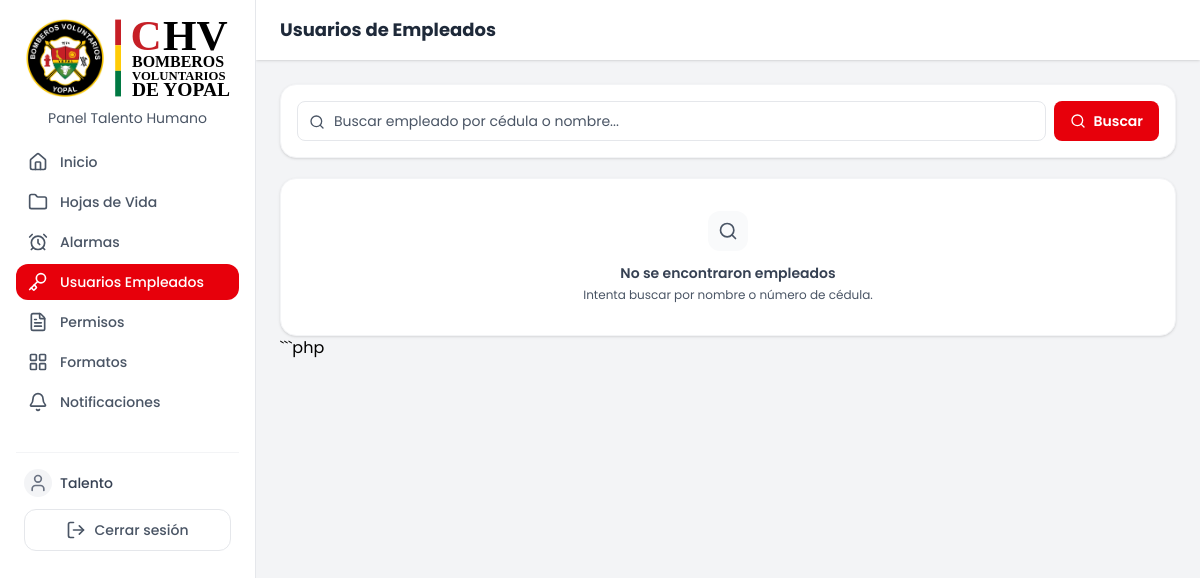
Before: /public/usuarios_empleados.php (signed in) with the older database file.
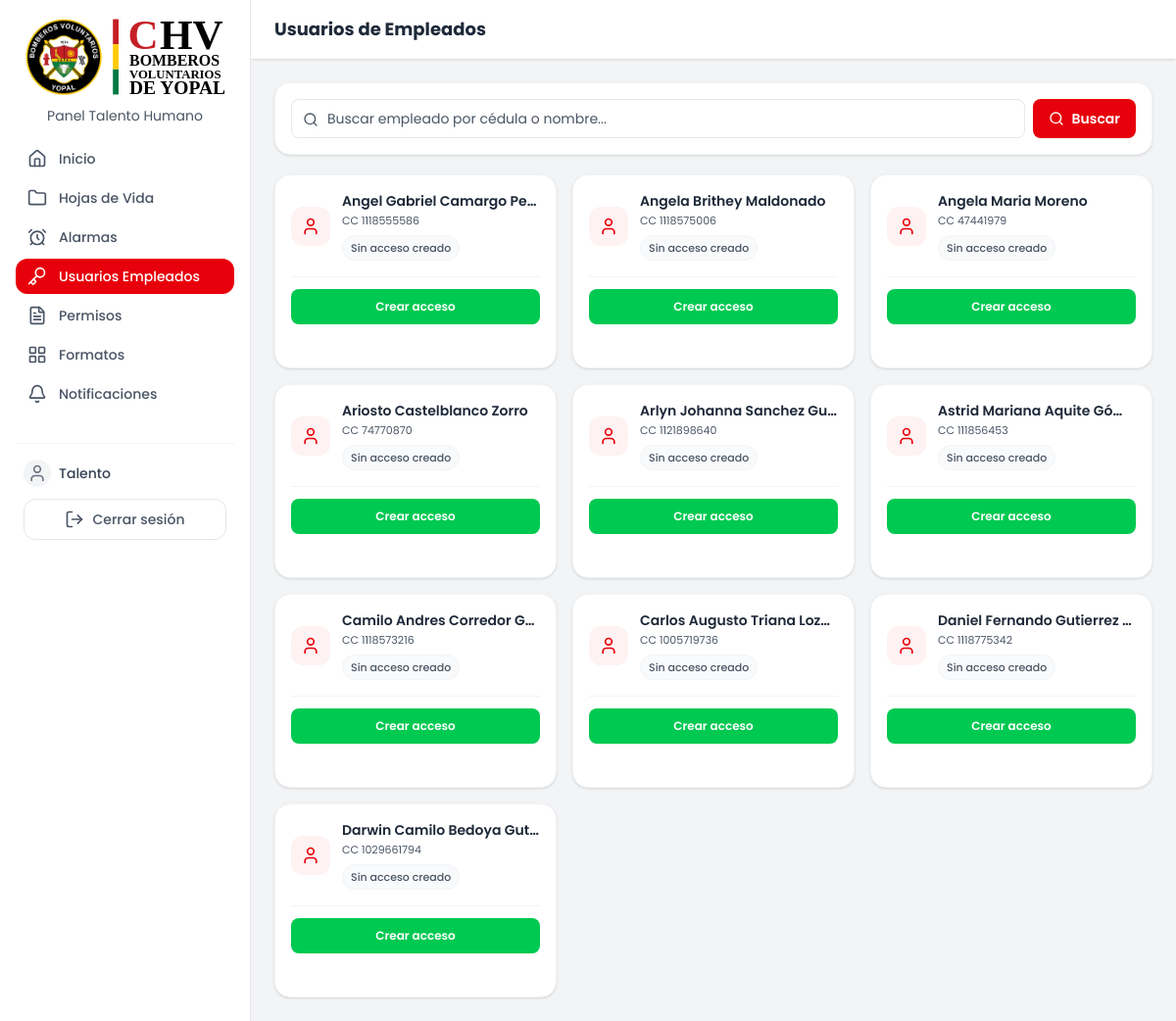
After: the same page with the newer database file.
### tables this page shows
CREATE TABLE `empleados` (
  `cedula` varchar(10) NOT NULL COMMENT 'Max 10 caracteres, permite extranjera alfanumérica',
  `lugar_expedicion` varchar(120) DEFAULT NULL COMMENT 'Municipio, Departamento (lista en public/assets/data/municipios.json)',
  `nombre` varchar(150) NOT NULL,
  `sexo` enum('F','M') DEFAULT NULL,
  `cargo` enum('Auxiliar en Talento Humano','Director de talento humano','Auxiliar de Extintores','Enfermero/a','Practicante Sena','Practicante Fundetec','Practicante otra entidad','Servicios Generales','Maquinista','Guardia','Recepcionista','Administrativo','Auxiliar administrativo','Director Académico','Director de negocios','Tecnico en soporte sistemas','Tecnico archivista','Coordinador SST','Auxiliar SST','Jefe de prensa','Contador','Auxiliar de contaduría','Almacenista','Supervisor','Coordinador de banda','Conductor de ambulancia','Aspirante','Voluntario','Secretario recaudador','Auxiliar de enfermería','Docente de banda marcial','PAMEC','Revisor(a) fiscal','Comandante de estación','Directora administrativa y financiera','Bombero integral') NOT NULL,
  `tipo_de_personal` enum('Bombero','Civil') DEFAULT NULL,
  `eps` enum('Sanitas','Nueva EPS','Capresoca','Salud Total') DEFAULT NULL,
  `pension` enum('Colfondos','Porvenir','Colpensiones','Protección','NA') DEFAULT NULL,
  `arl` enum('Positiva','SURA','Colmena','AXA Colpatria','Seguros Bolívar') DEFAULT NULL,
  `salario_basico` decimal(12,2) DEFAULT NULL,
  `es_bombero_integral` tinyint(1) DEFAULT 0,
  `tipo_jornada` enum('Turnos','Administrativa','Restringida') NOT NULL DEFAULT 'Administrativa' COMMENT 'Cómo se cuentan horas/días en permisos: Turnos (operativo), Administrativa (07:00-17:24) o Restringida (horario reducido)',
  `jornada_hora_entrada` time DEFAULT NULL COMMENT 'Solo si tipo_jornada = Restringida',
  `jornada_hora_salida` time DEFAULT NULL COMMENT 'Solo si tipo_jornada = Restringida',
  `tipo_de_contrato` enum('Fijo','Indefinido','OPS','SENA','OPS SEMY','No aplica') DEFAULT NULL,
  `fecha_inicio_contrato` date DEFAULT NULL,
  `fecha_fin_contrato` date DEFAULT NULL,
  `estado` enum('activo','no activo') DEFAULT 'activo',
  `celular` varchar(15) DEFAULT NULL COMMENT 'Numero de celular, validar 10 digitos',
  `correo` varchar(150) DEFAULT NULL,
  `fecha_nacimiento` date DEFAULT NULL COMMENT 'Para notificacion de cumpleaños',
  `created_at` timestamp NOT NULL DEFAULT current_timestamp(),
  `foto` varchar(255) DEFAULT NULL COMMENT 'Ruta relativa dentro de uploads/'
);

### includes/icon.php (called while the page is built)
<?php
function icon(string $nombre, string $clases = 'w-5 h-5'): string {
    static $cache = [];
    if (!isset($cache[$nombre])) {
        $ruta = __DIR__ . '/../public/assets/icons/' . $nombre . '.svg';
        if (!is_file($ruta)) {
            return '';
        }
        $cache[$nombre] = file_get_contents($ruta);
    }
    $svg = $cache[$nombre];
    $svg = preg_replace('/class="[^"]*"/', 'class="' . htmlspecialchars($clases) . ' inline-block align-middle"', $svg, 1);
    return $svg;
}

### src/models/EmpleadoModel.php (called while the page is built, shortened)
<?php
require_once __DIR__ . '/../../config/database.php';
class EmpleadoModel
{
    private static function construirWhere(string $busqueda, array $filtros): array
    {
        $condiciones = [];
        $params = [];
        $where = $condiciones ? ' WHERE ' . implode(' AND ', $condiciones) : '';
        return [$where, $params];
    }
    public static function listar(string $busqueda = '', int $limite = 10, int $offset = 0, array $filtros = []): array
    {
        $limite = max(1, min(100, $limite));
        $offset = max(0, $offset);
        [$where, $params] = self::construirWhere($busqueda, $filtros);
        $stmt = getPDO()->prepare("SELECT * FROM empleados" . $where . " ORDER BY nombre ASC LIMIT :limite OFFSET :offset");
        $stmt->bindValue(':limite', $limite, PDO::PARAM_INT);
        $stmt->bindValue(':offset', $offset, PDO::PARAM_INT);
        $stmt->execute();
        return $stmt->fetchAll();
    }
}

### config/database.php (called while the page is built, shortened)
<?php
function getPDO(): PDO {
    static $pdo = null;
    if ($pdo === null) {
    $host = $_SERVER['DB_HOST'] ?? $_ENV['DB_HOST'] ?? '127.0.0.1';
    $db   = $_SERVER['DB_NAME'] ?? $_ENV['DB_NAME'] ?? 'chvb';
    $user = $_SERVER['DB_USER'] ?? $_ENV['DB_USER'] ?? 'root';
    $pass = $_SERVER['DB_PASS'] ?? $_ENV['DB_PASS'] ?? '';
        $dsn = "mysql:host=$host;dbname=$db;charset=utf8mb4";
        $opciones = [
            PDO::ATTR_ERRMODE            => PDO::ERRMODE_EXCEPTION,
            PDO::ATTR_DEFAULT_FETCH_MODE => PDO::FETCH_ASSOC,
            PDO::ATTR_EMULATE_PREPARES   => false,
        ];
        try {
            $pdo = new PDO($dsn, $user, $pass, $opciones);
                } catch (PDOException $e) {
            error_log('Error de conexión a la base de datos: ' . $e->getMessage());
            die('No se pudo conectar a la base de datos. Contacta al administrador.');
        }
    }
    return $pdo;
}

### src/models/UsuarioEmpleadoModel.php (called while the page is built, shortened)
<?php
require_once __DIR__ . '/../../config/database.php';
class UsuarioEmpleadoModel
{
    public static function obtenerPorCedula(string $cedula): ?array
    {
        $pdo = getPDO();
        $stmt = $pdo->prepare("SELECT * FROM usuarios_empleados WHERE cedula = :cedula");
        $stmt->execute(['cedula' => $cedula]);
        $r = $stmt->fetch();
        return $r ?: null;
    }
}

### public/usuarios_empleados.php (the view, shortened to what this page needs)
<?php
require_once __DIR__ . '/../src/models/EmpleadoModel.php';
require_once __DIR__ . '/../src/models/UsuarioEmpleadoModel.php';
$busqueda = trim($_GET['q'] ?? '');
$empleados = EmpleadoModel::listar($busqueda);
?>
<!DOCTYPE html>
<html lang="es">
<head>
    <link rel="stylesheet" href="./assets/css/tailwind.css">
</head>
<body class="bg-gray-100 min-h-screen">
    <?php require __DIR__ . '/../includes/sidebar.php'; ?>
    <div class="md:ml-64 pt-14 md:pt-0">
        <header class="bg-white shadow px-6 py-4">
            <h1 class="text-lg font-bold text-gray-800">Usuarios de Empleados</h1>
        </header>
        <main class="p-6 max-w-5xl">
            <form method="GET" class="mb-5">
                <div class="bg-white rounded-2xl shadow-sm border border-gray-100 p-4">
                    <div class="flex flex-col sm:flex-row gap-2">
                        <div class="relative flex-1">
                            <span class="absolute left-3 top-1/2 -translate-y-1/2 text-gray-600">
                                            <?= icon('search', 'w-4 h-4') ?>
                            </span>
                            <input type="text" name="q" value="<?= htmlspecialchars($busqueda) ?>"
                                placeholder="Buscar empleado por cédula o nombre..."
                                class="w-full h-10 pl-9 pr-3 rounded-lg border border-gray-200 bg-white text-sm text-gray-700 placeholder:text-gray-600 focus:outline-none focus:ring-2 focus:ring-red-100 focus:border-red-300 transition">
                        </div>
                        <button type="submit"
                            class="h-10 px-4 rounded-lg bg-red-600 hover:bg-red-700 text-white text-sm font-semibold flex items-center justify-center gap-2 transition whitespace-nowrap">
                                        <?= icon('search', 'w-4 h-4') ?>
                            Buscar
                        </button>
                    </div>
                </div>
            </form>
                        <?php if (empty($empleados)): ?>
                <div class="bg-white rounded-2xl border border-gray-100 shadow-sm p-8 text-center">
                    <div
                        class="mx-auto w-10 h-10 rounded-xl bg-gray-50 text-gray-600 flex items-center justify-center mb-3">
                                    <?= icon('search', 'w-5 h-5') ?>
                    </div>
                    <p class="text-sm font-semibold text-gray-700">
                        No se encontraron empleados
                    </p>
                    <p class="text-xs text-gray-600 mt-1">
                        Intenta buscar por nombre o número de cédula.
                    </p>
                </div>
                ```php
                        <?php else: ?>
                <div class="grid grid-cols-1 md:grid-cols-3 gap-4">
                                <?php foreach ($empleados as $emp): ?>
                                    <?php $acceso = UsuarioEmpleadoModel::obtenerPorCedula($emp['cedula']); ?>
                        <div
                            class="bg-white rounded-2xl shadow-sm border border-gray-100 p-4 flex flex-col gap-4 hover:border-gray-200 transition">
                            <div class="flex items-center gap-3 min-w-0">
                                <div
                                    class="w-10 h-10 rounded-xl bg-red-50 text-red-600 flex items-center justify-center flex-shrink-0">
                                                <?= icon('user', 'w-5 h-5') ?>
                                </div>
                                <div class="min-w-0 flex-1">
                                    <p class="text-sm font-semibold text-gray-800 truncate">
                                                    <?= htmlspecialchars($emp['nombre']) ?>
                                    </p>
                                    <p class="text-[11px] text-gray-600 truncate mt-0.5">
                                        CC <?= htmlspecialchars($emp['cedula']) ?>
                                    </p>
                                    <div class="mt-1.5">
                                                    <?php if ($acceso): ?>
                                                        <?php if ($acceso['activo']): ?>
                                                <span
                                                    class="inline-flex items-center gap-1.5 text-[11px] font-semibold px-2 py-1 rounded-full bg-green-50 text-green-700 border border-green-100">
                                                    <span class="w-1.5 h-1.5 rounded-full bg-green-500"></span>
                                                    Acceso activo
                                                </span>
                                                        <?php else: ?>
                                                <span
                                                    class="inline-flex items-center gap-1.5 text-[11px] font-semibold px-2 py-1 rounded-full bg-gray-50 text-gray-500 border border-gray-100">
                                                    <span class="w-1.5 h-1.5 rounded-full bg-gray-400"></span>
                                                    Acceso revocado
                                                </span>
                                                        <?php endif; ?>
                                                    <?php else: ?>
                                            <span
                                                class="inline-flex items-center gap-1.5 text-[11px] font-medium px-2 py-1 rounded-full bg-gray-50 text-gray-600 border border-gray-100">
                                                Sin acceso creado
                                            </span>
                                                    <?php endif; ?>
                                    </div>
                                </div>
                            </div>
                            <div class="border-t border-gray-100 pt-3">
                                <div class="flex flex-wrap items-center gap-2">
                                    <button
                                        onclick="abrirModalPin('<?= $emp['cedula'] ?>', '<?= htmlspecialchars($emp['nombre'], ENT_QUOTES) ?>')"
                                        class="flex-1 min-w-[120px] h-9 px-3 rounded-lg bg-green-500 hover:bg-green-700 text-white text-xs font-semibold flex items-center justify-center transition whitespace-nowrap">
                                                    <?= $acceso ? 'Resetear PIN' : 'Crear acceso' ?>
                                    </button>
                                </div>
                                <span id="pinMostrado-<?= $emp['cedula'] ?>"
                                    class="block text-sm font-mono font-bold text-gray-700 text-left mt-2 min-h-[20px] break-all"></span>
                            </div>
                        </div>
                                <?php endforeach; ?>
                </div>
                        <?php endif; ?>
        </main>
    </div>
</body>
</html>

### includes/sidebar.php (shortened to what this page needs)
<?php
$paginaActual = basename($_SERVER['PHP_SELF']);
$rolActual = $_SESSION['superadmin_rol'] ?? '';
if ($rolActual === 'teniente') {
    $linksSidebar = [
        ['url' => '/chvb/public/dashboard.php', 'label' => 'Inicio', 'icon' => 'home'],
        ['url' => '/chvb/public/empleados.php', 'label' => 'Hojas de Vida', 'icon' => 'folder'],
        ['url' => '/chvb/public/permisos_th.php', 'label' => 'Permisos', 'icon' => 'file-text'],
    ];
} else {
    $linksSidebar = [
        ['url' => '/chvb/public/dashboard.php', 'label' => 'Inicio', 'icon' => 'home'],
        ['url' => '/chvb/public/empleados.php', 'label' => 'Hojas de Vida', 'icon' => 'folder'],
        ['url' => '/chvb/public/alarmas.php', 'label' => 'Alarmas', 'icon' => 'alarm-clock'],
        ['url' => '/chvb/public/usuarios_empleados.php', 'label' => 'Usuarios Empleados', 'icon' => 'key'],
    ];
    if (in_array($rolActual, ['superadmin_talento_humano','auxiliar_talento_humano'], true)) {
        $linksSidebar[] = ['url' => '/chvb/public/permisos_th.php', 'label' => 'Permisos', 'icon' => 'file-text'];
        $linksSidebar[] = ['url' => '/chvb/public/formatos.php', 'label' => 'Formatos', 'icon' => 'layout-grid'];
        $linksSidebar[] = [
            'url' => '/chvb/public/notificaciones.php',
            'label' => 'Notificaciones',
            'icon' => 'bell',
            'esNotificaciones' => true,
        ];
    }
}
?>
<aside id="sidebarMovil" class="w-64 bg-white border-r border-gray-200 p-4 fixed inset-y-0 left-0 z-40 overflow-y-auto
           -translate-x-full md:translate-x-0 transition-transform duration-200">
    <div class="flex items-center justify-between mb-4 px-2">
        <div>
            <div>
                <img src="/chvb/public/assets/img/logo_chv_svg.svg" alt="Logo" class="w-100">
            </div>
            <p class="text-sm text-center pt-2 text-gray-600">Panel Talento Humano</p>
        </div>
    </div>
    <nav class="space-y-1">
        <?php foreach ($linksSidebar as $link): ?>
            <?php $activo = $paginaActual === basename($link['url']); ?>
            <a href="<?= $link['url'] ?>" class="flex items-center gap-3 px-3 py-2 rounded-xl text-sm font-medium transition
                <?= $activo ? 'bg-red-600 text-white' : 'text-gray-600 hover:bg-gray-100' ?>">
                <?= icon($link['icon'], 'w-5 h-5') ?>
                <span class="flex-1"><?= $link['label'] ?></span>
            </a>
        <?php endforeach; ?>
    </nav>
   <div class="mt-8 pt-4 border-t border-gray-100 px-2">
    <div class="flex items-center gap-2 min-w-0">
        <div class="w-7 h-7 rounded-full bg-gray-100 flex items-center justify-center text-gray-500 flex-shrink-0">
            <?= icon('user', 'w-5 h-5')?>
        </div>
        <p class="text-sm font-medium text-gray-700 truncate">
            <?= htmlspecialchars($_SESSION['superadmin_username']?? '')?>
        </p>
    </div>
    <form method="post" action="/chvb/public/logout.php" class="mt-3">
        <button type="submit"
            class="flex w-full items-center justify-center gap-2 rounded-xl border border-gray-200 bg-white px-3 py-2.5 text-sm font-medium text-gray-600 hover:bg-red-50 hover:text-red-600 hover:border-red-200 transition">
            <?= icon('log-out', 'w-5 h-5')?> Cerrar sesión
        </button>
    </form>
</div>
</aside>

Changed rows visible on the page:
added empleados: nombre "Angel Gabriel Camargo Pe…", cedula "1118555586"
added empleados: nombre "Angela Brithey Maldonado", cedula "1118575006"
added empleados: nombre "Angela Maria Moreno", cedula "47441979"
added empleados: nombre "Ariosto Castelblanco Zorro", cedula "74770870"
added empleados: nombre "Arlyn Johanna Sanchez Gu…", cedula "1121898640"
added empleados: nombre "Astrid Mariana Aquite Gó…", cedula "111856453"
added empleados: nombre "Camilo Andres Corredor G…", cedula "1118573216"
added empleados: nombre "Carlos Augusto Triana Loz…", cedula "1005719736"
added empleados: nombre "Daniel Fernando Gutierrez…", cedula "1118775342"
added empleados: nombre "Darwin Camilo Bedoya Gut…", cedula "1029661794"
Other visible differences:
text no longer shown: "No se encontraron empleados Intenta buscar por nombre o número de cédula. ```php"
